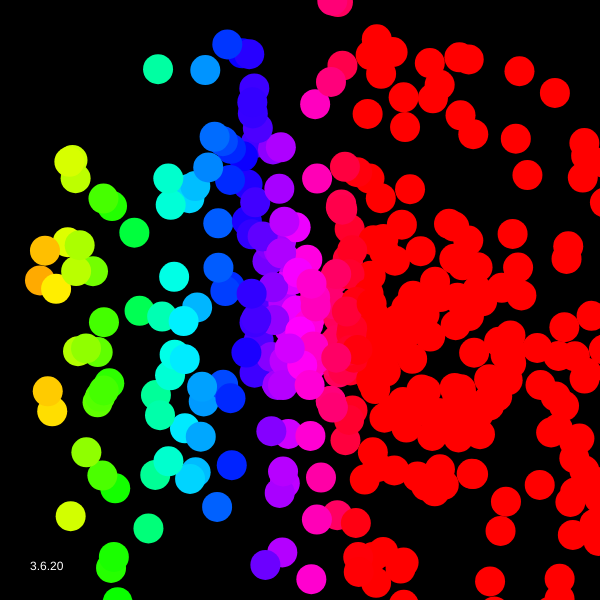
Frame 1 (no input)
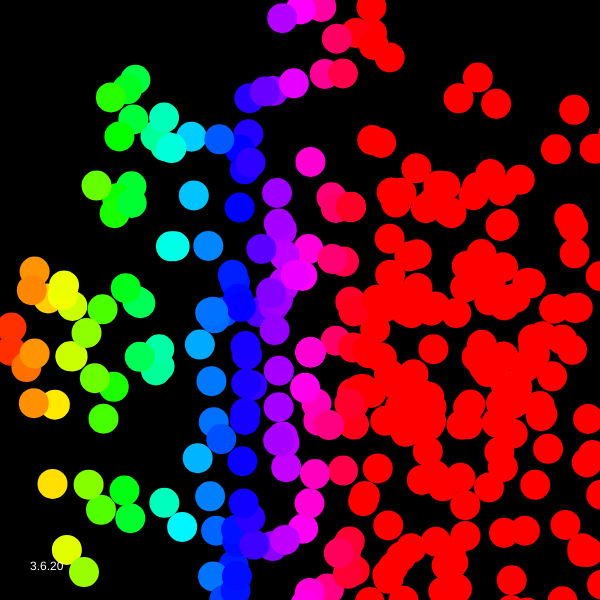
Frame 60 (no input)
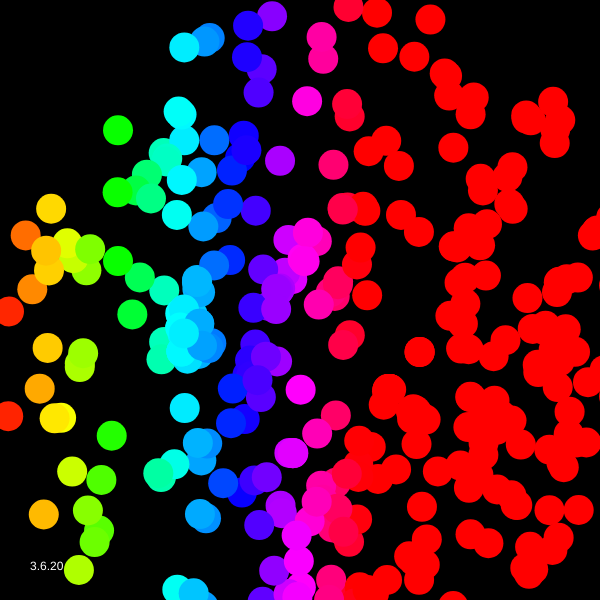
Frame 120 (the mouse pressed at the canvas centre since frame 60)

The p5.js sketch that drew these frames (run headless with seeded random() and noise() and a simulated clock; from frame 60 on, the mouse is pressed at the canvas centre):

// p5.js sketch
// ── sketch.js
//Mod of mslijkhuis curl noise
// Resources:
// Kniss and Hart - Volume effects: modeling smoke, fire, and clouds - presentation: https://slideplayer.com/slide/5058681/
// Bridson - Curl-Noise for Procedural Fluid Flow - paper: https://www.cs.ubc.ca/~rbridson/docs/bridson-siggraph2007-curlnoise.pdf presentation: https://www.youtube.com/watch?v=K7ObYXr1egg

var detail = 0.05; // How small the details in the noise should be (making it too small will cause stability issues due to potentially dropping below the continuity threshold for the curl calculation)
var pot_scale = 20; // Scale the potential and with it the max. speed of the particles
var dx = .0001; // Half the step size for the finite difference derivative approx.
var view_scale = 7; // Scale the whole thing

var nx = 100; // x resolution of the velocity field
var ny = 100; // y resolution of the velocity field
var vel = []; // velocity field array
var particles = []; // particle array
var num_particles = 400; // number of particles

function setup() {
  createCanvas(600, 600);
  background(0);
  loadPixels();
  
  // Init the velocity field
  for (var i=0; i<nx*ny; ++i) {
    vel[i] = {"x": 0, "y": 0};
  }
  // Generate the particles
  seed_particles(particles, num_particles);
}

// Randomly distribute particles in a disk shape
//==================================================================================================
function seed_particles(parts, num) {
  var center_x = nx / 2;
  var center_y = ny / 2;
  var radius = min(nx / 2, ny / 2);
  for (var p=0; p<num; ++p) {
    var rangle = random() * TWO_PI;
    var rdist = random() * radius;
    parts[p] = {"x": center_x + cos(rangle) * rdist, "y": center_y + sin(rangle) * rdist, "len": 0};
    parts[p].px = parts[p].x;
    parts[p].py = parts[p].y;
  }
}

// Calculate the potential at a point in 2D space and time (in this case just some 2D perlin noise)
//==================================================================================================
// It's scaled relative to the distance from the center to keep particles from flying out
//--------------------------------------------------------------------------------------------------
function get_potential(x, y, res_x, res_y, time) {
  var distmult = pow(1 / (min(res_x, res_y)/2), 2);
  var dist_center = max(1 - (pow(x - res_x/2, 2) + pow(y - res_y/2, 2)) * distmult, 0);
  return (noise(x*detail, y*detail, time) * 2 - 1) * pot_scale * dist_center;
}

// Calculate the velocity from the curl of the potential
//==================================================================================================
// Basically it gives a vector perpendicular to the gradient.
//This makes the particles flow alongside each other indefinitely (aka divergence free) and not all ending up lumped together (which is what happens when you use noise as the velocity directly)
// It's really just a combination of a 2D cross product (-y,x) (perpendicular) and a finite difference ((x-dx) - (x+dx)) approx. of the derivative (gradient)
//--------------------------------------------------------------------------------------------------
function vel_from_pot(vel_arr, res_x, res_y) {
  var time = frameCount * 0.005;
  for (var y=1; y<res_y-1; ++y) {
    for (var x=1; x<res_x-1; ++x) {
      vel_arr[IX(x,y)] = {"x": -(get_potential(x,y+dx, res_x, res_y, time) - get_potential(x,y-dx, res_x, res_y, time)) / (2*dx), 
                          "y":  (get_potential(x+dx,y, res_x, res_y, time) - get_potential(x-dx,y, res_x, res_y, time)) / (2*dx)};
    }
  }
}

// Update the velocity field, advect the particles through it and draw them
//==================================================================================================
function draw() {
  // Update  velocities
  vel_from_pot(vel, nx, ny);
  // Fade effect for the trails
  background(0);
  colorMode(HSB);
  // Loop through the particles
  for (var p=0; p<num_particles; ++p) {
    advect_particle(particles[p], vel, nx, ny);
    noStroke();
    fill(particles[p].px * view_scale, 255, 255, 10);
    var cordx = particles[p].px * view_scale;
    var cordy = particles[p].py * view_scale;
    ellipse(cordx, cordy, 30, 30);
    particles[p].px = particles[p].x;
    particles[p].py = particles[p].y;
  }
  noStroke();
  fill(255);
  text("3.6.20", 30, height - 30);
}


function IX(x, y) {
  return x + y * nx;
}

// Bilinear sampling of a 2D field of 2D vectors
//==================================================================================================
function sample_2d(arr, x, y, res_x, res_y) {
  x = min(max(x, 0), res_x-2);
  y = min(max(y, 0), res_y-2);
  var ix = floor(x);
  var iy = floor(y);
  var s0 = arr[IX(ix,   iy  )];
  var s1 = arr[IX(ix+1, iy  )];
  var s2 = arr[IX(ix,   iy+1)];
  var s3 = arr[IX(ix+1, iy+1)];
  var tx = x - ix;
  var ty = y - iy;
  var sx0 = {"x": s0.x + (s1.x - s0.x) * tx, "y": s0.y + (s1.y - s0.y) * tx};
  var sx1 = {"x": s2.x + (s3.x - s2.x) * tx, "y": s2.y + (s3.y - s2.y) * tx};
  return {"x": sx0.x + (sx1.x - sx0.x) * ty, "y": sx0.y + (sx1.y - sx0.y) * ty};
}

// 3rd order Runge-Kutta particle advection (probably a bit overkill but I already had it)
//==================================================================================================
function advect_particle(p, vel_arr, res_x, res_y) {
  var h = 0.1;
  var steps = 1 / h;
  var ox = p.x;
  var oy = p.y;
  // RK3
  var k1, k2, k3, tx, ty;
  for (var s = 0; s < steps; ++s) {
    k1 = sample_2d(vel_arr, p.x, p.y, res_x, res_y);
    tx = p.x + k1.x * 0.5 * h;
    ty = p.y + k1.y * 0.5 * h;
    k2 = sample_2d(vel_arr, tx, ty, res_x, res_y);
    tx = tx + k2.x * 2.0 * h;
    ty = ty + k2.y * 2.0 * h;
    k3 = sample_2d(vel_arr, tx, ty, res_x, res_y);
    p.x += k3.x * h;
    p.y += k3.y * h;
  }
  
  p.len = sqrt(pow(p.x-ox,2) + pow(p.y-oy,2));
  
  if (p.x < 1) p.x = 1;
  if (p.x > width-2) p.x = width-2;
  if (p.y < 1) p.y = 1;
  if (p.y > height-2) p.y = height-2;
}
